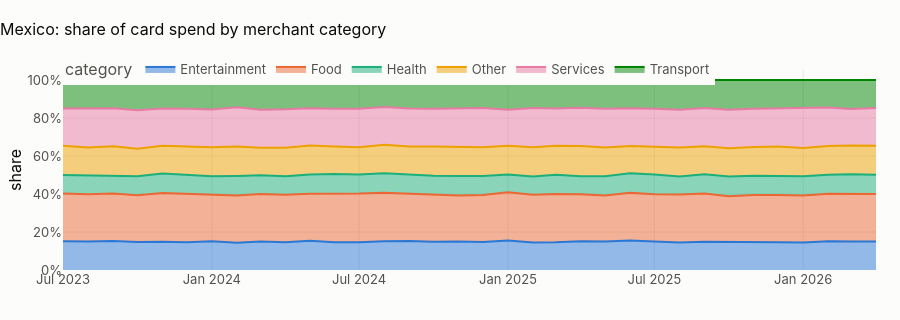

This figure's notebook cell:
### Markdown cell above
## 1 · Spend mix by category

### Code cell
cm = star.q(f"""select * from {{fct_category_month}} where month_start between '{FIRST}' and '{LAST}'
                and category <> 'no merchant' order by 1, 2, 3""")
cm["share"] = cm.approved_usd / cm.groupby(["country_code", "month_start"]).approved_usd.transform(
    "sum"
)
fig = px.area(
    cm[cm.country_code == "MX"],
    x="month_start",
    y="share",
    color="category",
    title="Mexico: share of card spend by merchant category",
)
fig.update_layout(height=320, yaxis_tickformat=".0%", xaxis_title=None)
fig.show()
hhi = cm.groupby(["country_code", "month_start"]).share.apply(g.hhi).reset_index(name="HHI")
cat_rows = []
for cc, d in cm.groupby("country_code"):
    first6 = (
        d[d.month_start < FIRST + pd.DateOffset(months=6)].groupby("category").approved_usd.sum()
    )
    last6 = d[d.month_start > LAST - pd.DateOffset(months=6)].groupby("category").approved_usd.sum()
    a, b = first6 / first6.sum(), last6 / last6.sum()
    psi = float(((b - a) * np.log(b / a)).sum())
    ct = d.pivot_table(index="month_start", columns="category", values="n_tx", aggfunc="sum")
    chi2, p, dof, _ = stats.chi2_contingency(ct.to_numpy())
    cat_rows.append(
        {
            "market": cc,
            "mean HHI": hhi[hhi.country_code == cc].HHI.mean(),
            "PSI first vs last 6 months": psi,
            "chi2 month × category": chi2,
            "dof": dof,
            "p_value": p,
        }
    )
cats = pd.DataFrame(cat_rows)
show(cats.round(4), paging=False)
rates = cm.groupby("category")[["n_tx", "n_declined", "n_flagged_fraud"]].sum()
for c, k in [("decline", "n_declined"), ("flagged fraud", "n_flagged_fraud")]:
    lo, hi = proportion_confint(rates[k], rates.n_tx, method="wilson")
    rates[f"{c} rate %"] = 100 * rates[k] / rates.n_tx
    rates[f"{c} 95 % CI"] = [
        f"{100 * a_:.3f}–{100 * b_:.3f}" for a_, b_ in zip(lo, hi, strict=True)
    ]
chi_dec = stats.chi2_contingency(np.column_stack([rates.n_declined, rates.n_tx - rates.n_declined]))
show(rates, paging=False)
cats.assign(table="mix").to_csv(OUT / "granularity_categories.csv", index=False)
for _, r in cats.iterrows():
    psi_ = r["PSI first vs last 6 months"]
    targets.append(
        {
            "grain": "category × month",
            "target": f"spend mix shift ({r.market})",
            "kind": "test",
            "metric": "PSI",
            "value": psi_,
            "baseline": 0.1,
            "p_value": r.p_value,
            "verdict": "mix shifting" if r.p_value < 0.01 and psi_ > 0.1 else "stable mix",
        }
    )
targets.append(
    {
        "grain": "category × month",
        "target": "decline rate differs by category",
        "kind": "test",
        "metric": "chi2",
        "value": chi_dec.statistic,
        "p_value": chi_dec.pvalue,
        "verdict": "rates differ" if chi_dec.pvalue < 0.01 else "same rate in every category",
    }
)
display(
    Markdown(
        f"**Spend is spread evenly over {cm.category.nunique()} categories (HHI {cats['mean HHI'].mean():,.0f}; an even "
        f"split would be {10_000 / cm.category.nunique():,.0f}) and the mix does "
        + ("not " if cats["PSI first vs last 6 months"].max() < 0.1 else "")
        + f"shift (largest PSI {cats['PSI first vs last 6 months'].max():.4f}).** Decline rates "
        + (
            f"are the same in every category (p = {chi_dec.pvalue:.2g})"
            if chi_dec.pvalue >= 0.01
            else f"differ by category (p = {chi_dec.pvalue:.2g})"
        )
        + ". With 6 categories and 24 merchants, this grain can carry a spend-mix KPI and nothing a partnership team "
        "could act on: real merchant analytics needs merchant category codes (MCC) and merchant identifiers at scale."
    )
)
